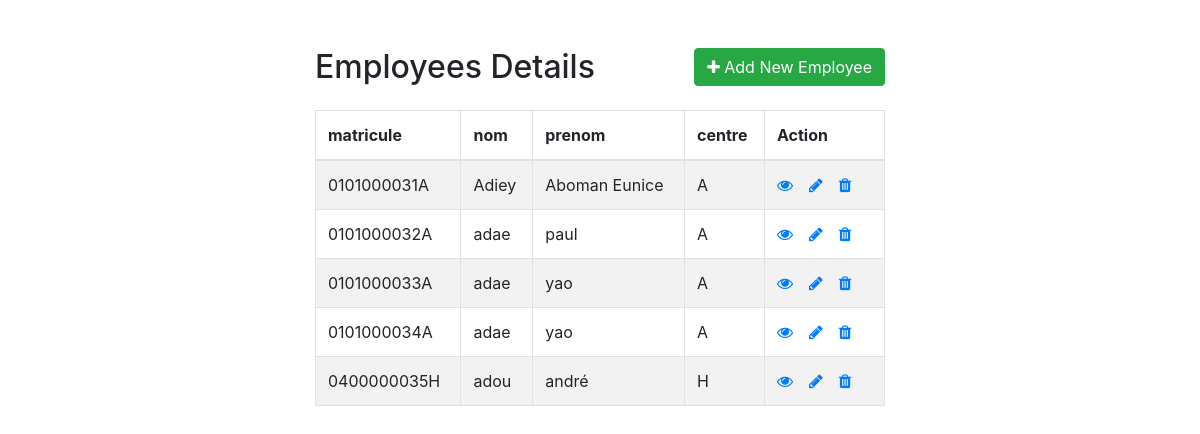
The page /done.php on the database its author committed.
### tables this page shows
CREATE TABLE `formulaire` (
  `image` varchar(255) NOT NULL,
  `id` int(11) NOT NULL,
  `choix` text NOT NULL,
  `lieu_de_examen` text NOT NULL,
  `genre` text NOT NULL,
  `nom` text NOT NULL,
  `prenom` text NOT NULL,
  `sexe` text NOT NULL,
  `date_de_naissance` date NOT NULL,
  `nationalite` text NOT NULL,
  `residence` text NOT NULL,
  `profession` text NOT NULL,
  `contact` int(11) NOT NULL,
  `email` text NOT NULL,
  `groupe_sanguin` text NOT NULL,
  `date_du_debut_de_la_dialyse` date NOT NULL,
  `centre_de_dialyse` text NOT NULL,
  `jour_de_dialyse` date NOT NULL,
  `personne_a_contacter` text NOT NULL,
  `profession_` text NOT NULL,
  `contact_` int(11) NOT NULL,
  `a_une_carte_de_dialyse` text NOT NULL,
  `en_veux_une` text NOT NULL,
  `region` varchar(50) NOT NULL,
  `centre` varchar(25) NOT NULL,
  `matricule` longtext NOT NULL
);

### done.php (the view, shortened to what this page needs)
<!DOCTYPE html>
<html lang="en">
<head>
    <link rel="stylesheet" href="https://stackpath.bootstrapcdn.com/bootstrap/4.5.2/css/bootstrap.min.css">
    <link rel="stylesheet" href="https://maxcdn.bootstrapcdn.com/font-awesome/4.7.0/css/font-awesome.min.css">
</head>
<body>
    <div class="wrapper">
        <div class="container-fluid">
            <div class="row">
                <div class="col-md-12">
                    <div class="mt-5 mb-3 clearfix">
                        <h2 class="pull-left">Employees Details</h2>
                        <a href="create.php" class="btn btn-success pull-right"><i class="fa fa-plus"></i> Add New Employee</a>
                    </div>
                    <?php
                    $link = mysqli_connect(DB_SERVER, DB_USERNAME, DB_PASSWORD, DB_NAME);
                    $sql = "SELECT * FROM formulaire";
                    if($result = mysqli_query($link, $sql)){
                        if(mysqli_num_rows($result) > 0){
                            echo '<table class="table table-bordered table-striped">';
                                echo "<thead>";
                                    echo "<tr>";
                                        echo "<th>matricule</th>";
                                        echo "<th>nom</th>";
                                        echo "<th>prenom</th>";
                                        echo "<th>centre</th>";
                                        echo "<th>Action</th>";
                                    echo "</tr>";
                                echo "</thead>";
                                echo "<tbody>";
                                while($row = mysqli_fetch_array($result)){
                                    echo "<tr>";
                                        echo "<td>" . $row['matricule'] . "</td>";
                                        echo "<td>" . $row['nom'] . "</td>";
                                        echo "<td>" . $row['prenom'] . "</td>";
                                        echo "<td>" . $row['centre'] . "</td>";
                                        echo "<td>";
                                            echo '<a href="read.php?id='. $row['id'] .'" class="mr-3" title="View Record" data-toggle="tooltip"><span class="fa fa-eye"></span></a>';
                                            echo '<a href="update.php?id='. $row['id'] .'" class="mr-3" title="Update Record" data-toggle="tooltip"><span class="fa fa-pencil"></span></a>';
                                            echo '<a href="delete.php?id='. $row['id'] .'" title="Delete Record" data-toggle="tooltip"><span class="fa fa-trash"></span></a>';
                                        echo "</td>";
                                    echo "</tr>";
                                }
                                echo "</tbody>";
                            echo "</table>";
                        } else{
                            echo '<div class="alert alert-danger"><em>No records were found.</em></div>';
                        }
                    } else{
                        echo "Oops! Something went wrong. Please try again later.";
                    }
                    ?>
                </div>
            </div>
        </div>
    </div>
</body>
</html>

### done.php (style rules this page uses)
.wrapper { width: 600px; margin: 0 auto; }
table tr td:last-child { width: 120px; }

### rows shown on the page
formulaire: matricule "0101000031A", nom "Adiey", prenom "Aboman Eunice", centre "A"
formulaire: matricule "0101000032A", nom "adae", prenom "paul", centre "A"
formulaire: matricule "0101000033A", nom "adae", prenom "yao", centre "A"
formulaire: matricule "0101000034A", nom "adae", prenom "yao", centre "A"
formulaire: matricule "0400000035H", nom "adou", prenom "andré", centre "H"
